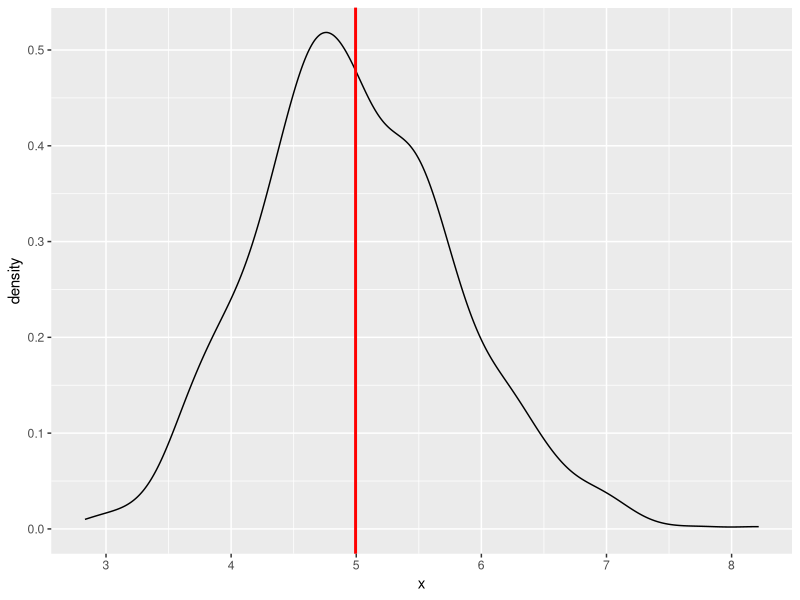
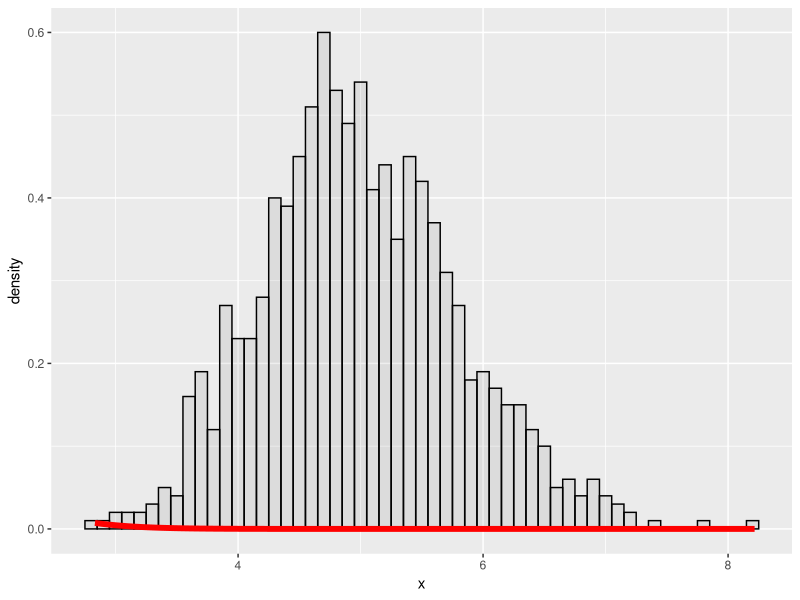
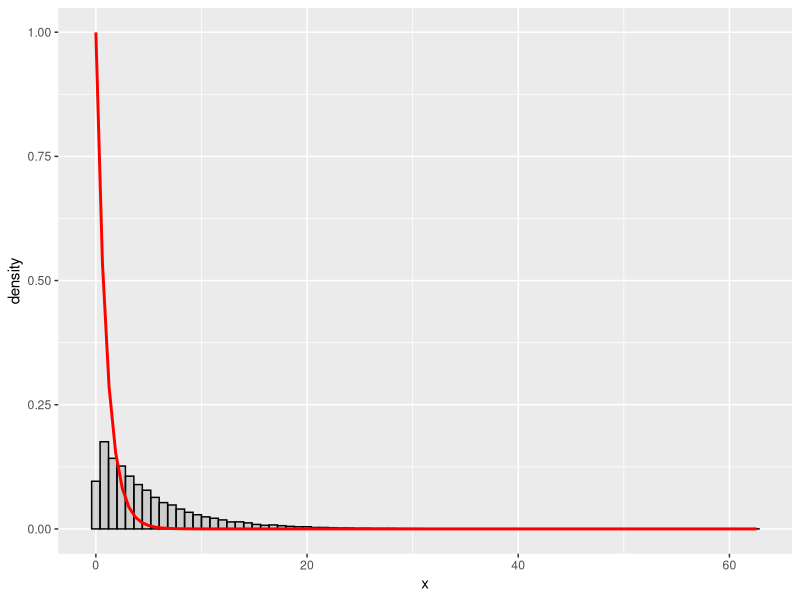
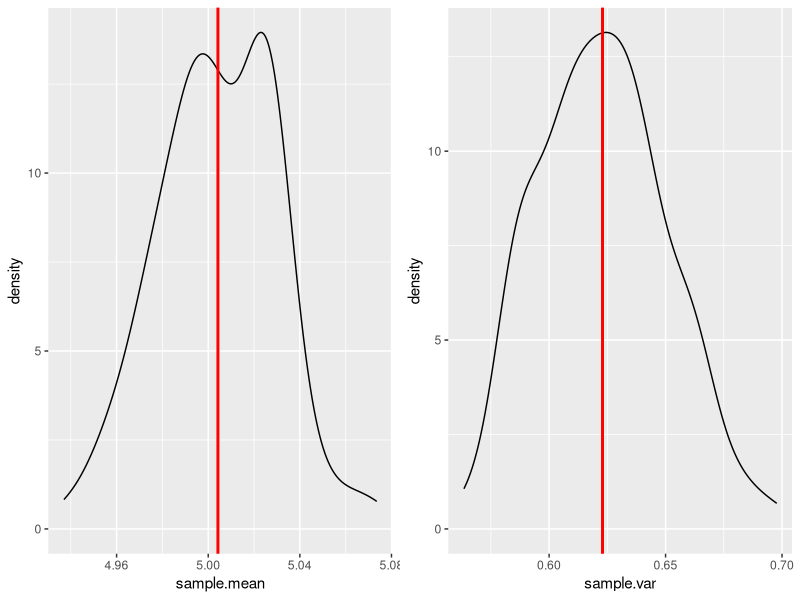
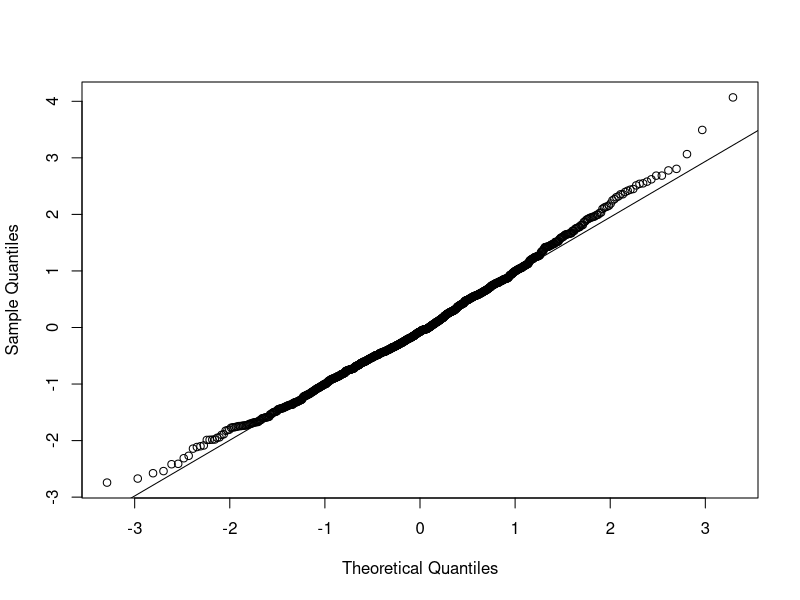

The R source for these figures, in order:
## ---- chunk 1
knitr::opts_chunk$set(message = FALSE, warning = FALSE)
library(ggplot2)
## ---- chunk 2
set.seed(2534)  # for reproducibility
nosim  <- 1000  # number of simulated averages
lambda <- 0.2   # rate parameter
data  <- data.frame( x = rexp(nosim * 40, lambda))
## ---- chunk 3
averages <- data.frame(x = apply(matrix(data$x,nosim),1,mean))
## ---- chunk 4
sample.mean <- mean(averages$x)
sample.mean
## ---- chunk 5
ggplot(averages, aes(x = x)) + 
geom_density() +
geom_vline(xintercept=sample.mean, size = 1, color = 'red') 
## ---- chunk 6
var(averages$x)
## ---- chunk 7
mu    <- 1/lambda
sigma <- 1/lambda
ggplot(averages, aes(x = x)) + 
geom_histogram(alpha = .10, binwidth=0.1, colour = "black", aes(y = ..density..)) +
stat_function(geom = "line", fun = dnorm, arg = list(mean = mu, sd = sigma/sqrt(40)),
              size = 2, colour = "red", fill = NA)
## ---- chunk 8
ggplot(data, aes(x = x)) + 
geom_histogram(alpha = .20, binwidth=0.8, colour = "black", aes(y = ..density..)) +
stat_function(fun = dexp, arg = list(rate = lambda), size = 1, colour = "red")
## ---- chunk 9
library(gridExtra)
set.seed(1332)
nosim  <- 1000
lambda <- 0.2  # rate parameter
data  <- data.frame( x = rexp(nosim * 40, lambda))

sample.mean = NULL
sample.var  = NULL
for (i in 1 : 100) {
  x = apply(matrix(rexp(nosim * 40, lambda),nosim),1,mean)
  sample.mean = c(sample.mean, mean(x))
  sample.var  = c(sample.var,  var(x))
  }

dat <- data.frame(sample.mean,sample.var)

plot1 <- ggplot(dat, aes(sample.mean)) + geom_density() +
  geom_vline(xintercept=mean(sample.mean), size = 1, color = 'red') 

plot2 <- ggplot(dat, aes(sample.var)) + geom_density() +
  geom_vline(xintercept=mean(sample.var), size = 1, color = 'red')

grid.arrange(plot1, plot2, ncol=2)
## ---- chunk 10
y <- (averages$x-mu)/(sigma/sqrt(40))  # normalize the data
qqnorm(y, main = NULL)
qqline(y)
